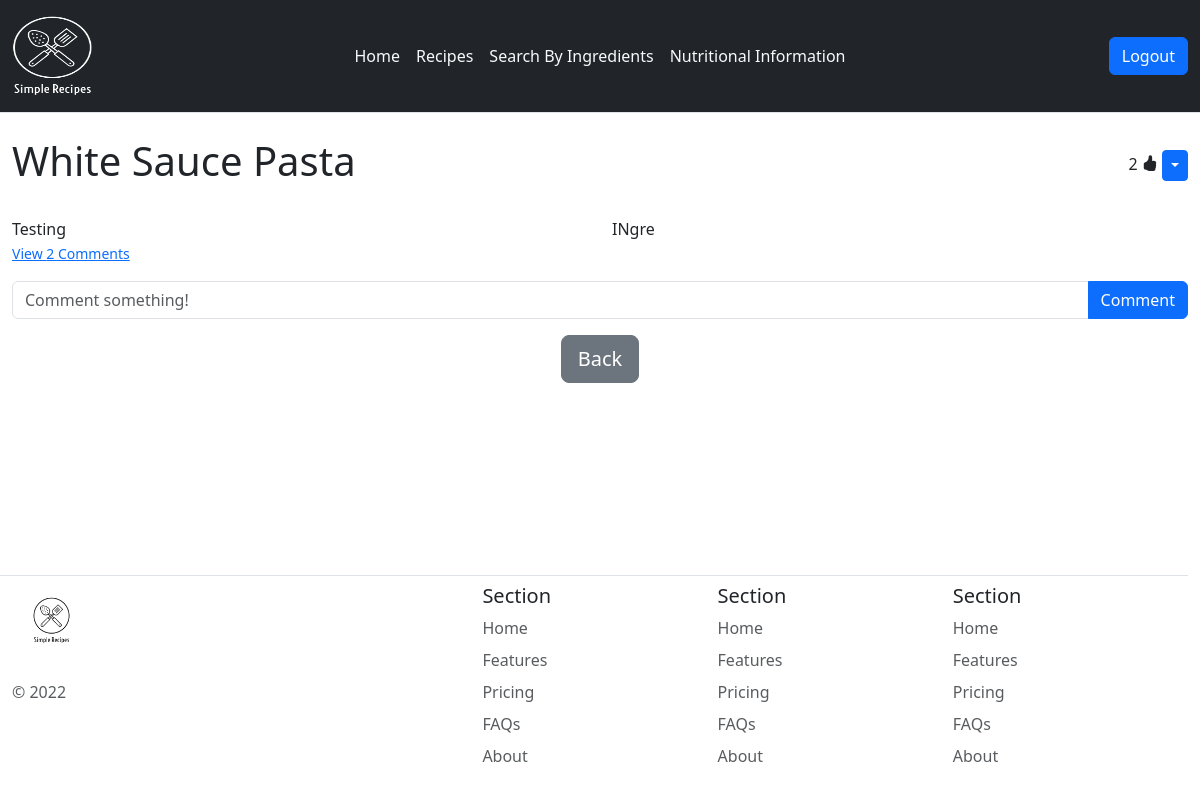
Page /recipe/1 (signed in) on the committed database.
### website/models.py (models this page shows)
class Post(db.Model):
    id = db.Column(db.Integer, primary_key=True)
    title = db.Column(db.String(150), nullable=False)
    text = db.Column(db.Text, nullable=False)
    ingredients = db.Column(db.Text, nullable=False)
    date_created = db.Column(db.DateTime(timezone=True), default=func.now())
    author = db.Column(db.Integer, db.ForeignKey(
        'user.id', ondelete="CASCADE"), nullable=False)
    comments = db.relationship('Comment', backref='post', passive_deletes=True)
    likes = db.relationship('Like', backref='post', passive_deletes=True)

### website/views.py (the view)
@views.route("/recipe/<post_id>", methods=['GET'])
@login_required
def recipe(post_id):
    post = Post.query.filter_by(id=post_id).first()
    title = post.title
    text = post.text
    ingredients = post.ingredients
    if not post:
        flash('Post does not exist.', category='error')
    else:
        return render_template('recipe1.html', title=title, text=text, ingredients=ingredients, user=current_user, post=post)

### website/__init__.py (called while the page is built)
def create_app():
    app = Flask(__name__)
    app.config['SECRET_KEY'] = "helloworld"
    app.config['SQLALCHEMY_DATABASE_URI'] = f'sqlite:///{DB_NAME}'
    db.init_app(app)
    from .views import views
    from .auth import auth
    from .models import User, Post, Comment, Like
    create_database(app)
    login_manager = LoginManager()
    login_manager.login_view = "auth.login"
    login_manager.init_app(app)
    @login_manager.user_loader
    def load_user(id):
        return User.query.get(int(id))
    app.register_blueprint(views, url_prefix='/')
    app.register_blueprint(auth, url_prefix='/')
    return app

### website/templates/recipe1.html (shortened to what this page needs)
{% extends "base.html" %} {% block body %}
<div class="d-flex justify-content-between align-items-center">
  <h1 class="text-center">{{title}}</h1>
  <div>
    <span id="likes-count-{{post.id}}"> {{ post.likes|length }}</span>
    {% if user.id in post.likes|map(attribute="author")|list %}
    <i
      class="bi bi-hand-thumbs-up-fill"
      id="like-button-{{post.id}}"
      onclick="like(`{{post.id}}`)"
    ></i>
    {% else %}
    <i
      class="bi bi-hand-thumbs-up"
      id="like-button-{{post.id}}"
      onclick="like(`{{post.id}}`)"
    ></i>
    {% endif %} {% if user.id == post.author %}
    <div class="btn-group">
      <button
        type="button"
        class="btn btn-sm btn-primary dropdown-toggle"
        data-bs-toggle="dropdown"
      ></button>
    </div>
    {% endif %}
  </div>
</div>
<br />
<div class="row">
  <div class="col">{{ text }}</div>
  <div class="col">{{ ingredients }}</div>
</div>
<p class="card-text">
  {% if post.comments|length > 0 %}
  <a data-bs-toggle="collapse" href="#comments-{{post.id}}" role="button">
    <small>View {{post.comments|length}} Comments</small>
  </a>
  {% else %}
  <small class="text-muted">No Comments</small>
  {% endif %}
</p>
<form
  class="input-group mb-3"
  method="POST"
  action="/create-comment/{{post.id}}"
>
  <input
    type="text"
    id="text"
    name="text"
    class="form-control"
    placeholder="Comment something!"
  />
  <button type="submit" class="btn btn-primary">Comment</button>
</form>
<div align="center">
  <a href="/all-recipes"
    ><button type="button" class="btn btn-lg btn-secondary">Back</button></a
  >
</div>
{% endblock %}

### rows in the picture
Post: title "White Sauce Pasta", text "Testing", ingredients "INgre"

### other values in the picture
{{ post.likes|length }} "2"
{{ post.comments|length }} "2"
